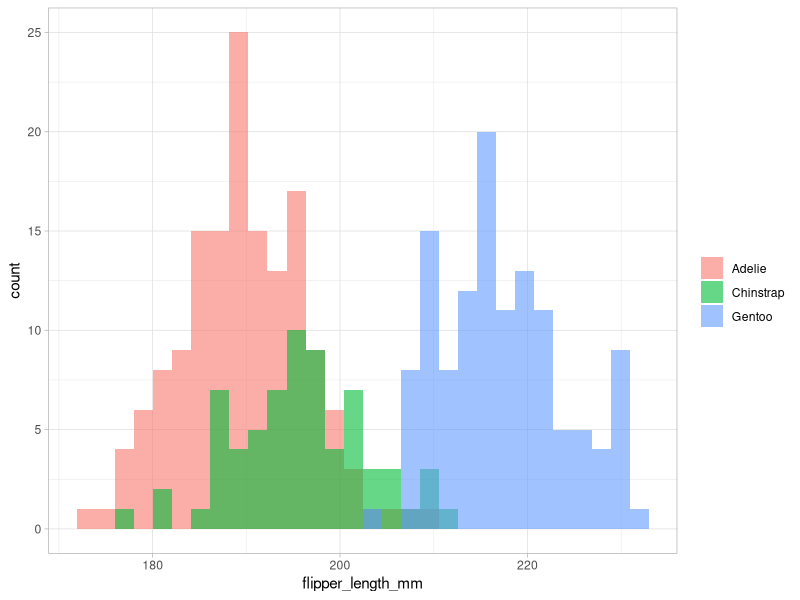
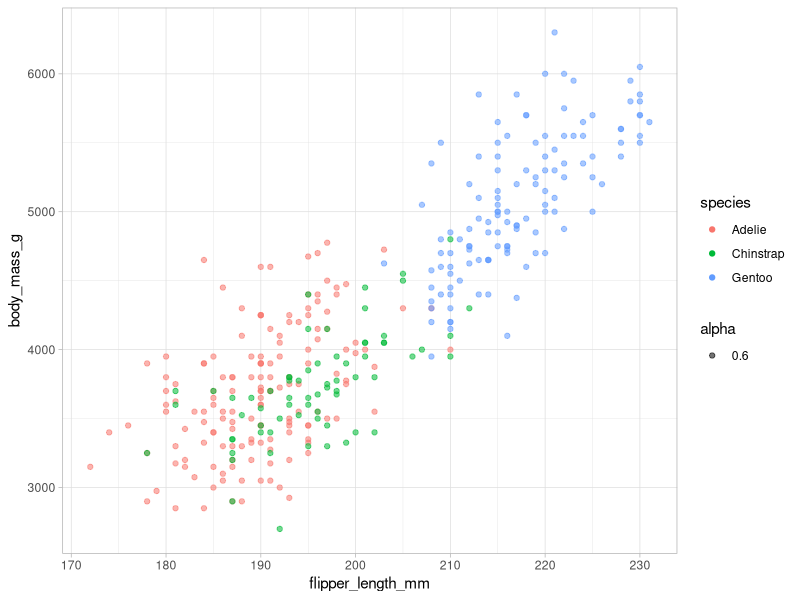

Generate these figures, in order, with R:
#install.packages("palmerpenguins") # install the library to run demo - data viz.
library("palmerpenguins") # load the library
data(package = 'palmerpenguins') # load the data

# Two datasets: penguins and penguins_raw - use ?penguins to better understand

View(penguins) # View the dataset in tabular form
head(penguins) # look at the first few records
summary(penguins) # get categorical and quantitative summaries by field


#install.packages("tidyverse") # install data analysis platform
library("tidyverse") # load the analysis platform
# count the number of penguins per species (categorical) type
penguins %>% 
  count(species) 

# group the data by species and average the numeric fields.
penguins %>%
  group_by(species) %>%
  summarise(across(where(is.numeric), mean, na.rm=TRUE))


# create a visualization to see the distributions by species (flipper_length)
library(ggplot2)
library(dplyr)
p <- penguins %>%
  ggplot( aes(x=flipper_length_mm,fill=species)) +
          geom_histogram(alpha = 0.6, position = 'identity') +
          theme_light() +
          labs(fill="")


p2 <- penguins %>%
  ggplot(aes(x=flipper_length_mm, y=body_mass_g))+
  geom_point(aes(color=species, alpha=0.6))+
  theme_light()+
  labs(fill="")
